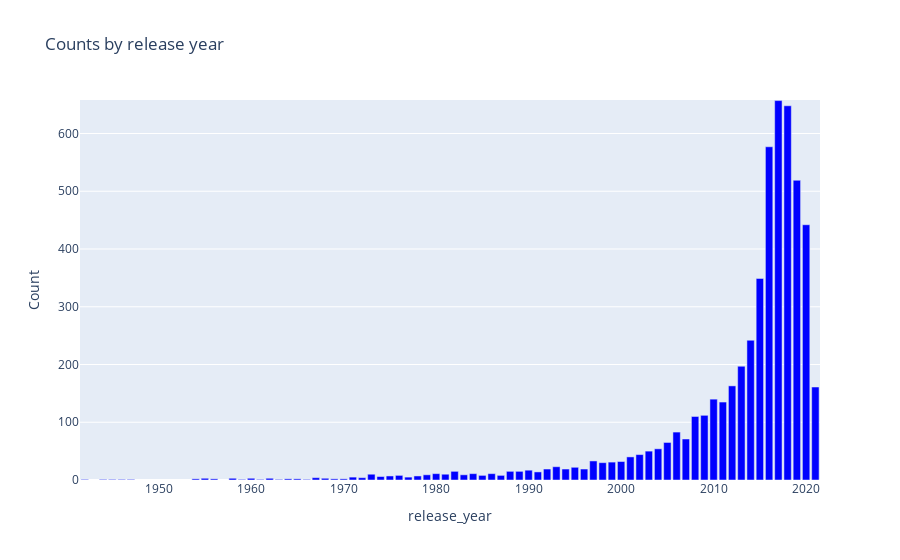

The code cell stored with this chart in its notebook:
### Code cell
type_counts = df['release_year'].value_counts().reset_index()
type_counts.columns = ['release_year', 'count']

fig1 = pxp.bar(data_frame=type_counts, x='release_year', y='count', title='Counts by release year', labels={'release_year': 'release_year', 'count': 'Count'})


fig1.update_traces(marker_color='blue')  
fig1.update_yaxes(range=[0, type_counts['count'].max() + 1])  

fig1.show()

### Figure 1 — Plotly figure (JSON) as saved in the notebook; plotly's stock layout.template omitted (floating-point values rounded to 4 significant figures)
{"data": [{"alignmentgroup": "True", "hovertemplate": "release_year=%{x}<br>Count=%{y}<extra></extra>", "legendgroup": "", "marker": {"color": "blue", "pattern": {"shape": ""}}, "name": "", "offsetgroup": "", "orientation": "v", "showlegend": false, "textposition": "auto", "type": "bar", "x": [2017, 2018, 2016, 2019, 2020, 2015, 2014, 2013, 2012, 2021, 2010, 2011, 2009, 2008, 2006, 2007, 2005, 2004, 2003, 2002, 2001, 1997, 2000, 1999, 1998, 1993, 1995, 1994, 1992, 1996, 1990, 1982, 1989, 1988, 1991, 1980, 1984, 1986, 1973, 1981, 1979, 1983, 1985, 1987, 1976, 1975, 1978, 1974, 1971, 1977, 1972, 1967, 1968, 1955, 1958, 1960, 1962, 1965, 1969, 1954, 1970, 1956, 1964, 1966, 1963, 1959, 1945, 1946, 1961, 1942, 1947, 1944], "xaxis": "x", "y": [657, 648, 577, 519, 442, 349, 242, 197, 163, 161, 140, 135, 112, 110, 83, 71, 65, 54, 50, 44, 40, 33, 32, 31, 30, 23, 22, 19, 19, 19, 17, 15, 15, 15, 14, 11, 11, 11, 10, 10, 9, 9, 8, 8, 8, 7, 7, 6, 5, 5, 4, 4, 3, 3, 3, 3, 3, 2, 2, 2, 2, 2, 2, 1, 1, 1, 1, 1, 1, 1, 1, 1], "yaxis": "y"}], "layout": {"barmode": "relative", "legend": {"tracegroupgap": 0}, "title": {"text": "Counts by release year"}, "xaxis": {"anchor": "y", "domain": [0, 1], "title": {"text": "release_year"}}, "yaxis": {"anchor": "x", "domain": [0, 1], "range": [0, 658], "title": {"text": "Count"}}}}
